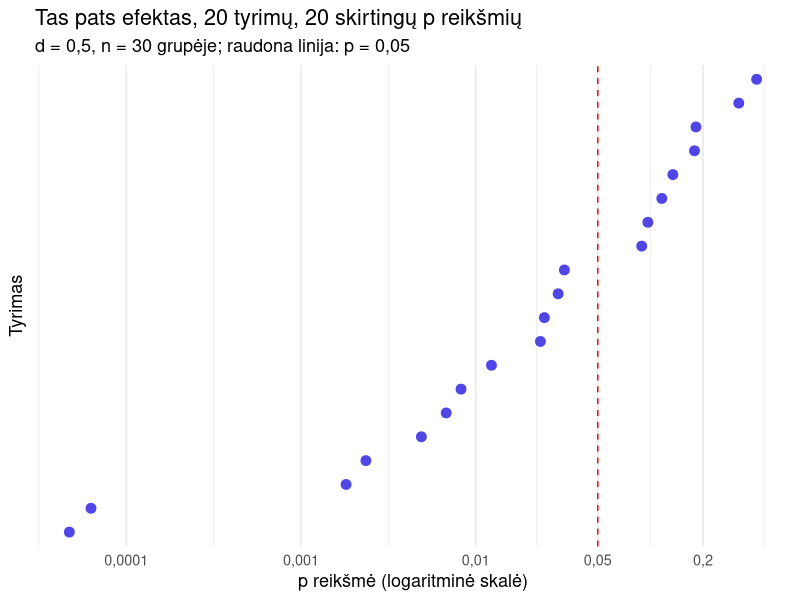
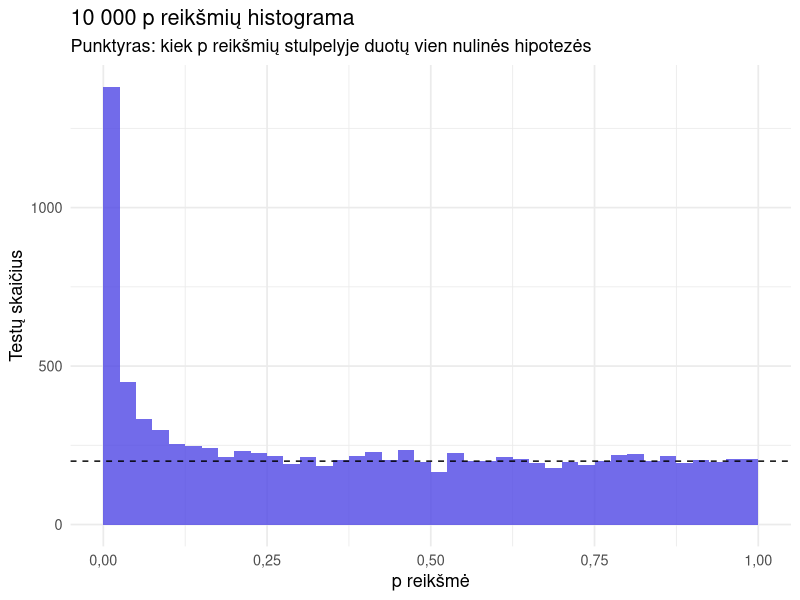

The R script that drew these images, in order:
## ---- chunk 1
#| include: false
library(ggplot2)
lt <- function(x, d = 2) formatC(x, format = "f", digits = d, decimal.mark = ",")
lt_p <- function(p) if (p < 0.001) "< 0,001" else paste("=", lt(p, 3))
## ---- chunk 2
#| label: p-svyravimai
#| fig-width: 8
#| fig-height: 4
set.seed(2026)
p_kartojimai <- replicate(20, t.test(rnorm(30), rnorm(30, mean = 0.5))$p.value)

ggplot(data.frame(tyrimas = 1:20, p = p_kartojimai),
       aes(x = p, y = reorder(factor(tyrimas), p))) +
  geom_vline(xintercept = 0.05, color = "red", linetype = "dashed") +
  geom_point(size = 3, color = "#4F46E5") +
  scale_x_log10(breaks = c(0.0001, 0.001, 0.01, 0.05, 0.2, 1),
                labels = c("0,0001", "0,001", "0,01", "0,05", "0,2", "1")) +
  labs(
    title = "Tas pats efektas, 20 tyrimų, 20 skirtingų p reikšmių",
    subtitle = "d = 0,5, n = 30 grupėje; raudona linija: p = 0,05",
    x = "p reikšmė (logaritminė skalė)", y = "Tyrimas"
  ) +
  theme_minimal(base_size = 13) +
  theme(axis.text.y = element_blank(), panel.grid.major.y = element_blank())
## ---- chunk 3
tyrimai <- data.frame(
  tyrimas = c("A", "B"),
  ivertis = c(25, 10),
  se      = c(10, 10)
)
tyrimai$p <- 2 * pnorm(-abs(tyrimai$ivertis / tyrimai$se))
tyrimai

# O dabar patikrinkime, ar tyrimai skiriasi vienas nuo kito
skirtumas <- 25 - 10
se_skirtumo <- sqrt(10^2 + 10^2)
2 * pnorm(-skirtumas / se_skirtumo)
## ---- chunk 4
#| label: p-histograma
#| fig-width: 8
#| fig-height: 4
set.seed(1)
k <- 10000
yra_efektas <- runif(k) < 0.2
p_daug <- sapply(yra_efektas, function(e)
  t.test(rnorm(20), rnorm(20, mean = if (e) 0.8 else 0))$p.value)

ggplot(data.frame(p = p_daug), aes(x = p)) +
  geom_histogram(breaks = seq(0, 1, 0.025), fill = "#4F46E5", alpha = 0.8) +
  geom_hline(yintercept = k * 0.8 * 0.025, linetype = "dashed") +
  scale_x_continuous(labels = function(x) lt(x)) +
  labs(
    title = "10 000 p reikšmių histograma",
    subtitle = "Punktyras: kiek p reikšmių stulpelyje duotų vien nulinės hipotezės",
    x = "p reikšmė", y = "Testų skaičius"
  ) +
  theme_minimal(base_size = 13)
## ---- chunk 5
p_pvz <- c(0.5, 0.25, 0.1, 0.05, 0.01, 0.005, 0.001)
data.frame(p = p_pvz, S_bitai = round(-log2(p_pvz), 1))
